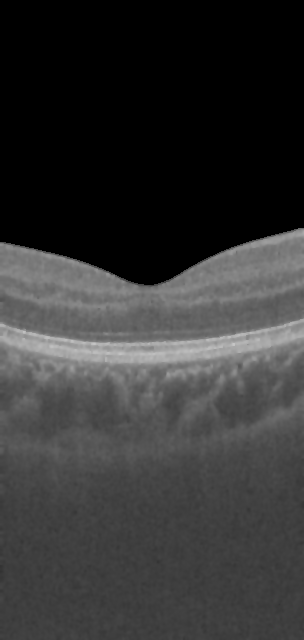
#> input picture data/processed/images/116.bmp, 304 x 640 px, found by its file name
$ python intensity_seg.py
#> lines starting #> are read from the running program, lines starting #| are printed output that depends on the picture; after the words box and inside, x2 and y2 are one past the last pixel; in counts of white or black regions, pixels touching at a corner belong together
# ```python
import cv2
import numpy as np
import matplotlib.pyplot as plt
from pathlib import Path

# --------------------------------------------------
# 1. Load images
# --------------------------------------------------

image_path = "data/raw/OCTA_3mm/116.bmp"
processed_path = "data/processed/images/116.bmp"

output_path = Path("outputs/intensity_colours_116.png")
output_path.parent.mkdir(parents=True, exist_ok=True)

image = cv2.imread(image_path, cv2.IMREAD_GRAYSCALE)
#> image is the input picture: shape (640, 304); min 0, max 198, mean 52.2
processed = cv2.imread(processed_path, cv2.IMREAD_GRAYSCALE)

if image is None or processed is None:
    raise FileNotFoundError("Could not load OCT images.")

if image.shape != processed.shape:
    raise ValueError("Image dimensions do not match.")

H, W = image.shape
#> H = 640; W = 304

# --------------------------------------------------
# 2. Estimate retinal ROI
# --------------------------------------------------

# Initial ROI from the processed image.
roi = (processed > 10).astype(np.uint8)
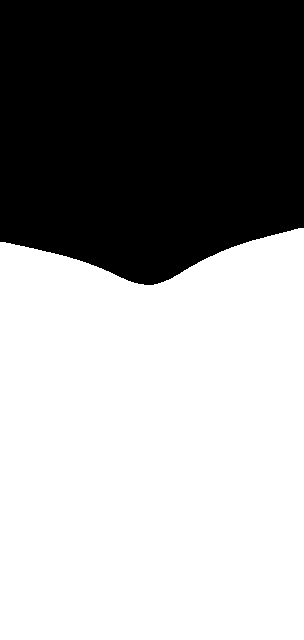
#> roi: shape (640, 304); values 0 (black) and 1 (white), 59.8% white; 1 black region, box (x1, y1, x2, y2) and area: (0, 0, 304, 285) 78130

kernel = cv2.getStructuringElement(
    cv2.MORPH_ELLIPSE, (5, 5)
)

roi = cv2.morphologyEx(
    roi, cv2.MORPH_CLOSE, kernel
)

# Keep the largest connected component.
n, component_map, stats, _ = (
    cv2.connectedComponentsWithStats(roi, 8)
)
#> n = 2; stats = [[0, 0, 304, 285, 78130], [0, 228, 304, 412, 116430]]

if n <= 1:
    raise ValueError("No retinal region detected.")

largest = 1 + np.argmax(
    stats[1:, cv2.CC_STAT_AREA]
)
#> largest = 1

roi = (component_map == largest).astype(np.uint8)

# --------------------------------------------------
# 3. Restrict ROI to the retinal band
# --------------------------------------------------

# Find top and bottom ROI pixels per column.
top = np.zeros(W, dtype=np.int32)
#> top = 304 values from 0 to 0
bottom = np.full(W, H - 1, dtype=np.int32)
#> bottom = 304 values from 639 to 639

valid_cols = []

for x in range(W):
    ys = np.flatnonzero(roi[:, x])

    if len(ys) > 0:
        top[x] = ys[0]
        bottom[x] = ys[-1]
        valid_cols.append(x)
#> after the loop, top = 304 values, max 285 at index 144, min 228 at index 298, mean 257; valid_cols = 304 values from 0 to 303

if len(valid_cols) < 2:
    raise ValueError("Could not determine retinal ROI.")

valid_cols = np.asarray(valid_cols)
xs = np.arange(W)
#> xs = 304 values from 0 to 303

top = np.rint(
    np.interp(xs, valid_cols, top[valid_cols])
).astype(int)

bottom = np.rint(
    np.interp(xs, valid_cols, bottom[valid_cols])
).astype(int)

# IMPORTANT:
# The ROI derived above may extend below the actual retina.
# Limit the lower edge using a manually adjustable fraction.
# Inspect the overlay and tune this value for image 116.
THICKNESS_FRACTION = 0.55

retinal_roi = np.zeros((H, W), dtype=np.uint8)

for x in range(W):
    thickness = bottom[x] - top[x]
    lower = int(top[x] + THICKNESS_FRACTION * thickness)
    lower = max(top[x] + 1, min(lower, H - 1))

    retinal_roi[top[x]:lower + 1, x] = 1
#> this loop made 304 passes
#> (thickness, lower) on passes 1 to 3: (397, 460), (397, 460), (397, 460)
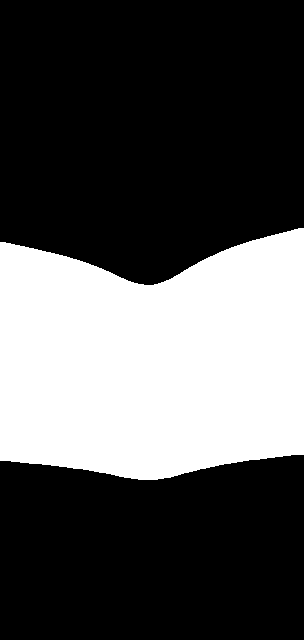
#> retinal_roi: shape (640, 304); values 0 (black) and 1 (white), 32.9% white; 1 white region, box (x1, y1, x2, y2) and area: (0, 228, 304, 480) 64028

# --------------------------------------------------
# 4. Map grayscale intensity to colour
# --------------------------------------------------

# Original OCT grayscale values: 0 = dark, 255 = bright.
intensity = image.astype(np.float32)

# Use quantile bins within the retinal ROI.
values = intensity[retinal_roi == 1]

if len(values) == 0:
    raise ValueError("Retinal ROI is empty.")

q = np.quantile(values, [0.2, 0.4, 0.6, 0.8])
#> q = [81, 94, 110, 127]

# Five colours from dark to bright.
palette = np.array([
    [25,  25, 120],   # Dark blue: darkest
    [0,   90, 220],   # Blue
    [0,  200, 220],   # Cyan
    [0,  220, 100],   # Green
    [255, 220,   0],  # Yellow: brightest
], dtype=np.uint8)

segmented = np.zeros((H, W, 3), dtype=np.uint8)

for x in range(W):
    for y in range(H):
        if retinal_roi[y, x] == 0:
            continue

        value = intensity[y, x]

        if value <= q[0]:
            idx = 0
        elif value <= q[1]:
            idx = 1
        elif value <= q[2]:
            idx = 2
        elif value <= q[3]:
            idx = 3
        else:
            idx = 4

        segmented[y, x] = palette[idx]
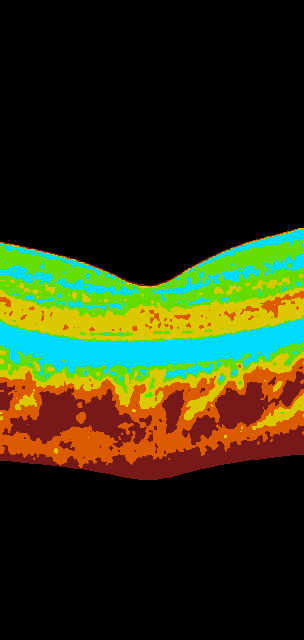
#> segmented: shape (640, 304, 3); mean of channels 0, 1, 2 17.8, 49.4, 43.7; drawn as B, G, R

# --------------------------------------------------
# 5. Display
# --------------------------------------------------

fig, ax = plt.subplots(1, 3, figsize=(17, 6))

ax[0].imshow(image, cmap="gray")
ax[0].set_title("Original OCT")

ax[1].imshow(retinal_roi, cmap="gray")
ax[1].set_title("Estimated retinal ROI")

ax[2].imshow(segmented)
ax[2].set_title("Intensity-based colour mapping")

for a in ax:
    a.axis("off")

plt.tight_layout()
plt.show()
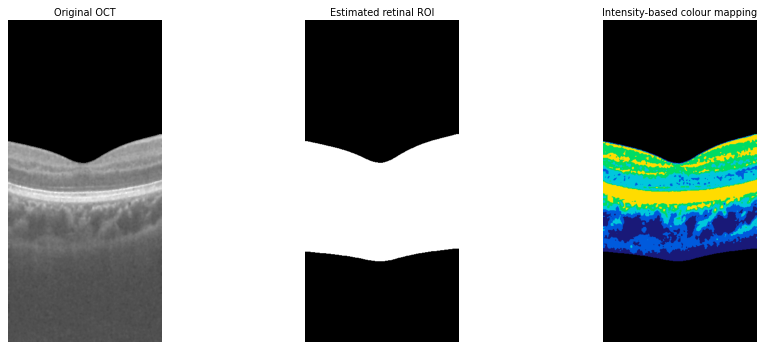
#> figure drawn by matplotlib, 3 panels

cv2.imwrite(
    str(output_path),
    cv2.cvtColor(segmented, cv2.COLOR_RGB2BGR)
)
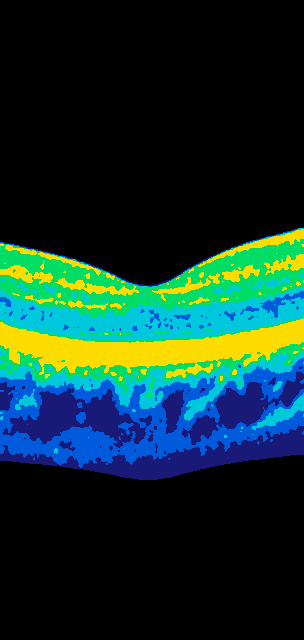
#> saved as intensity_colours_116.png: shape (640, 304, 3); mean B, G, R 43.7, 49.4, 17.8

print(f"Saved to: {output_path.resolve()}")
print("Intensity quantiles:", q)
#| Intensity quantiles: [ 81.  94. 110. 127.]
# ```
